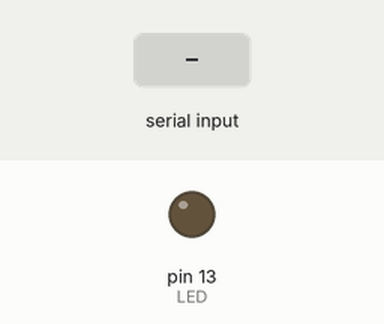
Recording of a sketch running on a simulated Arduino Uno, built with avr-gcc and run on an emulated ATmega328P. Parts: output pins drawn as LEDs (lit = HIGH). Inputs (shaded band) come from the test bench. What the sketch prints to the serial monitor is not drawn.

Above: at 1.2 s.
1.3 s: "a" received over the second serial link
At 1.7 s:
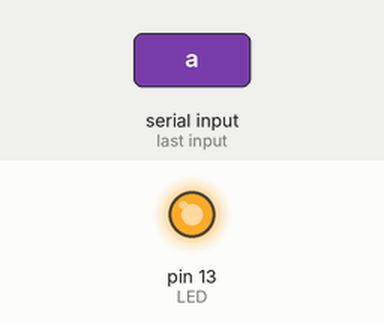
3.3 s: "b" received over the second serial link
At 4.4 s:
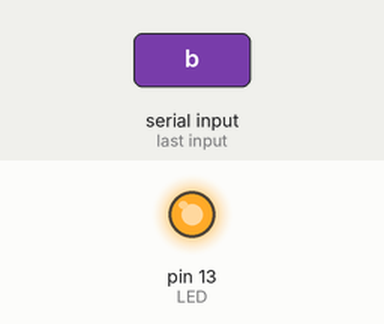
4.8 s: "c" received over the second serial link
At 5.6 s:
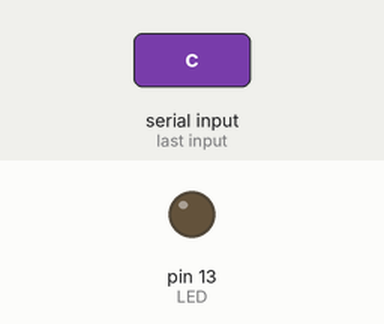
Timing chart, 0 to 7.8 s (numbered marks = the images above; inputs shaded):
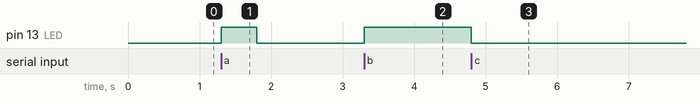

Measured:
- after the input at 1.3 s, pin 13 (LED): LOW → HIGH at once, → LOW 0.50 s later
- after the input at 3.3 s, pin 13 (LED): LOW → HIGH at once
- after the input at 4.8 s, pin 13 (LED): HIGH → LOW at once

The sketch:

Bluetooth.ino
```cpp
#include <SoftwareSerial.h>

SoftwareSerial mySerial(2,3);

int LED = 13;
char c;
void setup() {
    Serial.begin(9600);
    mySerial.begin(9600);
    pinMode(LED, OUTPUT);
}

void loop() {
   if (Serial.available()){
    c = Serial.read();
    if(c == 'a'){
        digitalWrite(LED, HIGH);
        delay(500);
        digitalWrite(LED, LOW);
      }
    else if(c == 'b'){
        digitalWrite(LED, HIGH);
    }
    else if(c == 'c'){
        digitalWrite(LED, LOW);
    }
    mySerial.write(Serial.read());
   }


   if (mySerial.available()){
    c = mySerial.read();
       if(c == 'a'){
          digitalWrite(LED, HIGH);
          delay(500);
          digitalWrite(LED, LOW);
      }
       else if(c == 'b'){
          digitalWrite(LED, HIGH);
          delay(500);
      }
        else if(c == 'c'){
          digitalWrite(LED, LOW);
      }
    Serial.write(mySerial.read());
   }
}
```
